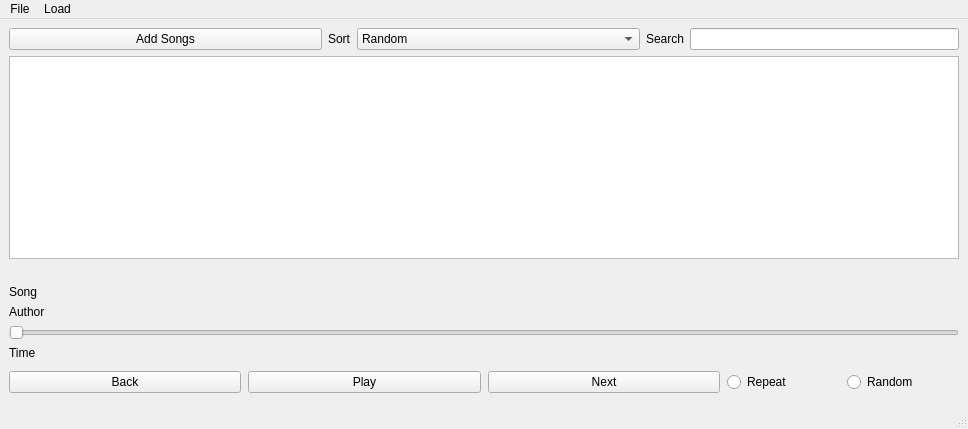
<?xml version="1.0" encoding="UTF-8"?>
<ui version="4.0">
 <class>MainWindow</class>
 <widget class="QMainWindow" name="MainWindow">
  <property name="geometry">
   <rect>
    <x>0</x>
    <y>0</y>
    <width>968</width>
    <height>429</height>
   </rect>
  </property>
  <property name="windowTitle">
   <string>MainWindow</string>
  </property>
  <widget class="QWidget" name="centralwidget">
   <layout class="QVBoxLayout" name="verticalLayout_2">
    <item>
     <layout class="QHBoxLayout" name="horizontalLayout_4">
      <property name="bottomMargin">
       <number>0</number>
      </property>
      <item>
       <widget class="QPushButton" name="addSongsPushButton">
        <property name="sizePolicy">
         <sizepolicy hsizetype="Minimum" vsizetype="Fixed">
          <horstretch>0</horstretch>
          <verstretch>0</verstretch>
         </sizepolicy>
        </property>
        <property name="text">
         <string>Add Songs</string>
        </property>
       </widget>
      </item>
      <item>
       <layout class="QHBoxLayout" name="horizontalLayout_6">
        <property name="sizeConstraint">
         <enum>QLayout::SetMaximumSize</enum>
        </property>
        <item>
         <widget class="QLabel" name="label_6">
          <property name="sizePolicy">
           <sizepolicy hsizetype="Fixed" vsizetype="Preferred">
            <horstretch>0</horstretch>
            <verstretch>0</verstretch>
           </sizepolicy>
          </property>
          <property name="text">
           <string>Sort</string>
          </property>
         </widget>
        </item>
        <item>
         <widget class="QComboBox" name="sortComboBox">
          <item>
           <property name="text">
            <string>Random</string>
           </property>
          </item>
          <item>
           <property name="text">
            <string>Name</string>
           </property>
          </item>
          <item>
           <property name="text">
            <string>Duration</string>
           </property>
          </item>
         </widget>
        </item>
       </layout>
      </item>
      <item>
       <layout class="QHBoxLayout" name="horizontalLayout_5">
        <property name="sizeConstraint">
         <enum>QLayout::SetFixedSize</enum>
        </property>
        <item>
         <widget class="QLabel" name="label_5">
          <property name="sizePolicy">
           <sizepolicy hsizetype="Fixed" vsizetype="Preferred">
            <horstretch>0</horstretch>
            <verstretch>0</verstretch>
           </sizepolicy>
          </property>
          <property name="text">
           <string>Search</string>
          </property>
         </widget>
        </item>
        <item>
         <widget class="QLineEdit" name="searchLineEdit">
          <property name="sizePolicy">
           <sizepolicy hsizetype="Preferred" vsizetype="Fixed">
            <horstretch>0</horstretch>
            <verstretch>0</verstretch>
           </sizepolicy>
          </property>
         </widget>
        </item>
       </layout>
      </item>
     </layout>
    </item>
    <item>
     <widget class="QListWidget" name="SongsList"/>
    </item>
    <item>
     <widget class="QLabel" name="imageLabel">
      <property name="text">
       <string/>
      </property>
      <property name="pixmap">
       <pixmap>../../../Downloads/test_image.jpg</pixmap>
      </property>
      <property name="alignment">
       <set>Qt::AlignCenter</set>
      </property>
     </widget>
    </item>
    <item>
     <layout class="QVBoxLayout" name="verticalLayout"/>
    </item>
    <item>
     <widget class="QLabel" name="songLabel">
      <property name="text">
       <string>Song</string>
      </property>
     </widget>
    </item>
    <item>
     <widget class="QLabel" name="authorLabel">
      <property name="text">
       <string>Author</string>
      </property>
     </widget>
    </item>
    <item>
     <widget class="QSlider" name="timeHorizontalSlider">
      <property name="orientation">
       <enum>Qt::Horizontal</enum>
      </property>
     </widget>
    </item>
    <item>
     <widget class="QLabel" name="timeLabel">
      <property name="text">
       <string>Time</string>
      </property>
     </widget>
    </item>
    <item>
     <layout class="QHBoxLayout" name="horizontalLayout_3">
      <property name="spacing">
       <number>7</number>
      </property>
      <property name="topMargin">
       <number>5</number>
      </property>
      <property name="bottomMargin">
       <number>5</number>
      </property>
      <item>
       <widget class="QPushButton" name="backPushButton">
        <property name="text">
         <string>Back</string>
        </property>
       </widget>
      </item>
      <item>
       <widget class="QPushButton" name="playPushButton">
        <property name="text">
         <string>Play</string>
        </property>
       </widget>
      </item>
      <item>
       <widget class="QPushButton" name="nextPushButton">
        <property name="text">
         <string>Next</string>
        </property>
       </widget>
      </item>
      <item>
       <layout class="QHBoxLayout" name="horizontalLayout">
        <item>
         <widget class="QRadioButton" name="repeatRadioButton">
          <property name="text">
           <string>Repeat</string>
          </property>
          <property name="autoExclusive">
           <bool>false</bool>
          </property>
         </widget>
        </item>
        <item>
         <widget class="QRadioButton" name="randomRadioButton">
          <property name="text">
           <string>Random</string>
          </property>
          <property name="autoExclusive">
           <bool>false</bool>
          </property>
         </widget>
        </item>
       </layout>
      </item>
     </layout>
    </item>
   </layout>
  </widget>
  <widget class="QMenuBar" name="menubar">
   <property name="geometry">
    <rect>
     <x>0</x>
     <y>0</y>
     <width>968</width>
     <height>26</height>
    </rect>
   </property>
   <widget class="QMenu" name="menuFile">
    <property name="title">
     <string>File</string>
    </property>
    <addaction name="actionOpen"/>
    <addaction name="actionPrint"/>
   </widget>
   <widget class="QMenu" name="menuLoad">
    <property name="title">
     <string>Load</string>
    </property>
    <addaction name="actionMp3_Files"/>
   </widget>
   <addaction name="menuFile"/>
   <addaction name="menuLoad"/>
  </widget>
  <widget class="QStatusBar" name="statusbar"/>
  <action name="actionOpen">
   <property name="text">
    <string>Open</string>
   </property>
  </action>
  <action name="actionPrint">
   <property name="text">
    <string>Print</string>
   </property>
  </action>
  <action name="actionLoad_Songs">
   <property name="text">
    <string>Load Songs</string>
   </property>
  </action>
  <action name="actionMp3_Files">
   <property name="text">
    <string>Mp3 Files</string>
   </property>
  </action>
 </widget>
 <resources/>
 <connections/>
</ui>
